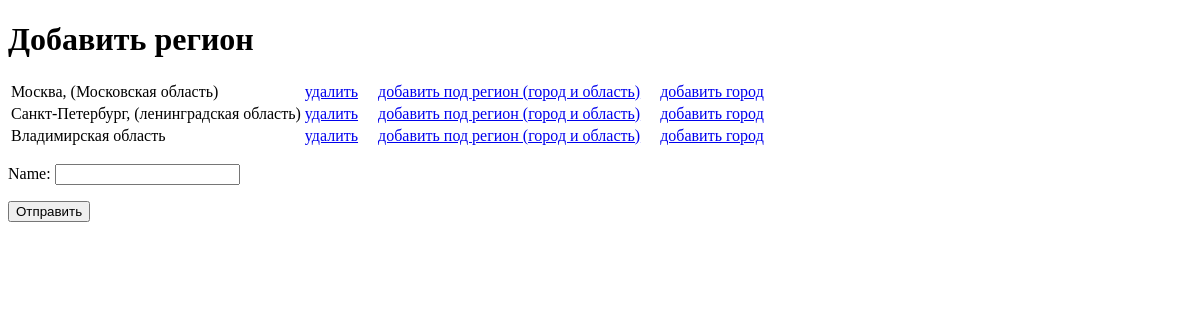
/geo/country/1/add_region, run on an earlier commit of the app's database.
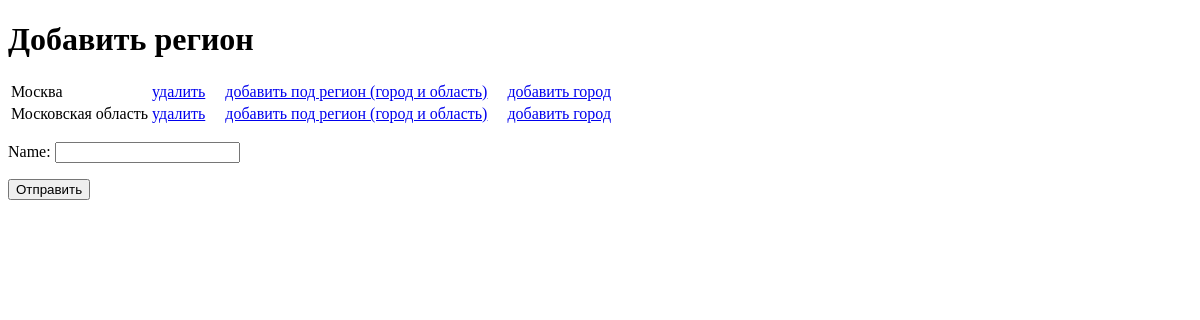
And on a later commit of the database.
### flat/models.py (models this page shows, shortened)
class Region(models.Model):
    name = models.CharField(max_length=100)
    country = models.ForeignKey(Country, on_delete=models.RESTRICT)
    pid = models.ForeignKey('self', null=True, blank=True, related_name='parent', on_delete=models.RESTRICT)
    class Meta:
        verbose_name_plural = 'Тип Регионы (для выборки)'
        verbose_name = 'Тип Регион (для выборки)'

### geo/views.py (the view)
# urls.py: path('country/<int:id>/add_region', views.add_region, name='country.add_region'),
def add_region(request, id):
    regionlistitems = Region.objects.filter(country_id=id)
    regionlist = []
    regionlistchildren = {}
    for r in regionlistitems:
        if r.pid:
            if r.pid not in regionlistchildren:
                regionlistchildren[r.pid] = []
            regionlistchildren[r.pid].append(r)
        else:
            regionlist.append(r)
    context = {
        'id': id,
        'regionlist': regionlist,
        'regionlistchildren': regionlistchildren
    }
    return render(request, 'geo/add_region.html', context)

### geo/templates/geo/add_region.html (shortened to what this page needs)
<!DOCTYPE html>
<html lang="en" xmlns="http://www.w3.org/1999/html">
<head>
</head>
<body>
<h1>Добавить регион</h1>
<table>
{% for r in regionlist %}
     <tr>
    <td>{{r.name}}</td>
     <td>
         <a href="{% url 'region.delete' r.id %}">удалить</a> &nbsp;&nbsp;&nbsp;
         <a href="{% url 'region.add_child' r.id %}">добавить под регион (город и область)</a>  &nbsp;&nbsp;&nbsp;
         <a href="{% url 'region.add_city' r.id %}">добавить город</a>
     </td>
     </tr>
{% endfor %}
</table>
<form method="post" action="{% url 'country.create_region' id %}">
    <p><label for="id_name">Name:</label>
        <input type="text" name="name" maxlength="100" required="" id="id_name">
    </p>
    <button type="submit">Отправить</button>
</form>
</body>
</html>

What changed in the data, as far as the page shows it:
removed Region: name "Москва, (Московская область)"
removed Region: name "Санкт-Петербург, (ленинградская область)"
removed Region: name "Владимирская область"
added Region: name "Москва"
added Region: name "Московская область"
